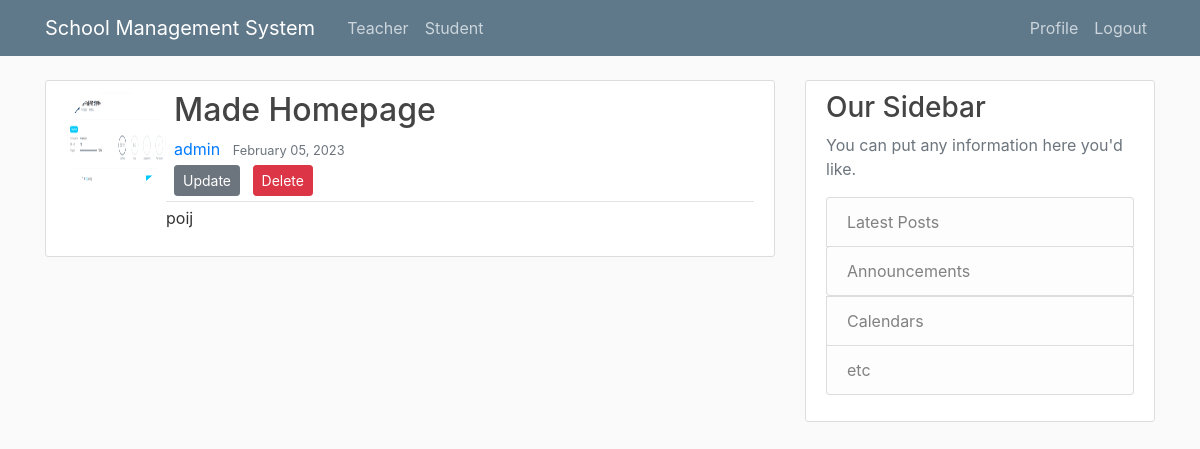
The page /school/anno/1 (signed in) on the database its author committed.
### school/models.py (models this page shows, shortened)
class Announcement(models.Model):
    anno_title = models.CharField(
        max_length=100,
        help_text="Title of announcement",
    )
    anno_content = models.TextField(
        help_text="Content of announcement",
    )
    anno_date = models.DateTimeField(
        default=timezone.now,
        help_text="Date of creation",
    )
    auther_name = models.ForeignKey(
        User,
        null=True,
        on_delete=models.SET_NULL,
        help_text="Name of auther",
    )

### users/models.py (models this page shows, shortened)
class User(AbstractUser):
    def __str__(self):
        return f"{self.username}"

class Profile(models.Model):
    user = models.OneToOneField(
        User,
        on_delete=models.CASCADE,
    )
    image = models.ImageField(
        default='default.jpg',
        upload_to='profile_pics',
    )
    objects = ProfileManager()

### school/views.py (the view)
# urls.py: path('anno/<int:pk>', views.AnnoDetailView.as_view(), name='anno_detail'),
class AnnoDetailView(ClassBasicDetailView):
    template_name = 'school/anno_detail.html'
    model = Announcement

### school/templates/school/anno_detail.html
{% extends "base_generic.html" %}
{% block content %}
    <article class="media content-section">
        <img class="rounded-circle aritcle-img" src="{{ object.auther_name.profile.image.url }}" width="100" height="100">
        <div class="media-body">
            <h2 class="ml-2 article-title">{{ object.anno_title }}</h2>
            <div class="article-metadata">
                <a class="ml-2 mr-2" href="#">{{ object.auther_name }}</a>
                <small class="text-muted">{{ object.anno_date|date:"F d, Y" }}</small>
                {% if object.auther_name == user %}
                    <div>
                        <a class="ml-2 btn btn-secondary btn-sm mt-1 mb-1" href="{% url 'school:anno_update' object.id %}">Update</a>
                        <a class="ml-2 btn btn-danger btn-sm mt-1 mb-1" href="{% url 'school:anno_delete' object.id %}">Delete</a>
                    </div>
                {% endif %}
            </div>
        <p class="article-content">{{ object.anno_content }}</p>
        </div>
    </article>
{% endblock %}

### school/static/css/main.css (style rules this page uses)
body { background: #fafafa; color: #333333; margin-top: 5rem; }
h1, h2, h3, h4, h5, h6 { color: #444444; }
.content-section { background: #ffffff; padding: 10px 20px; border: 1px solid #dddddd; border-radius: 3px; margin-bottom: 20px; }
.article-title { color: #444444; }
.article-content { white-space: pre-line; }
.article-metadata { padding-bottom: 1px; margin-bottom: 4px; border-bottom: 1px solid #e3e3e3 }

### rows shown on the page
Announcement: auther_name.profile.image (picture), anno_title "Made Homepage", auther_name "admin", anno_date "February 05, 2023", anno_content "poij"
